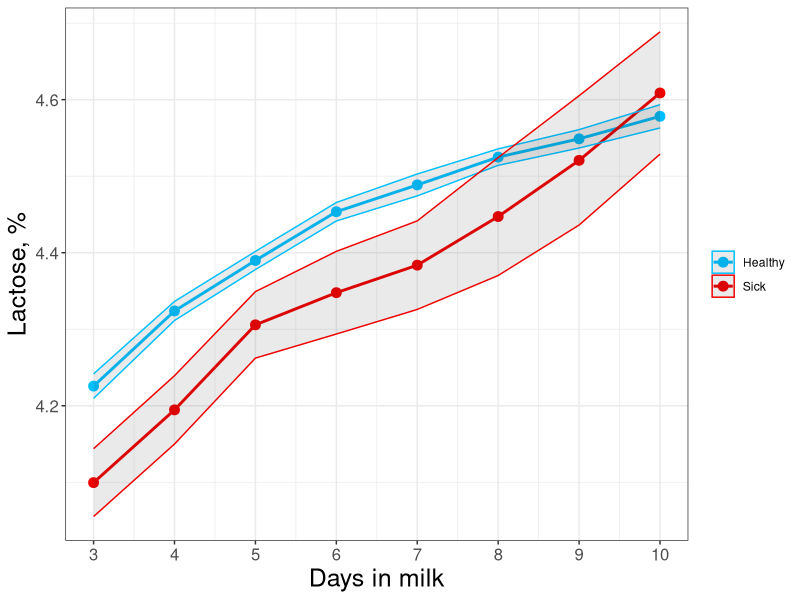
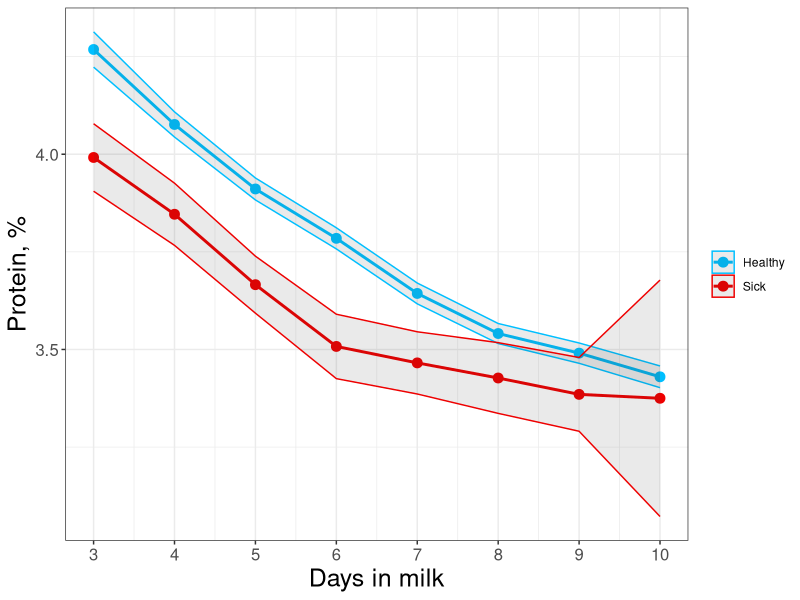
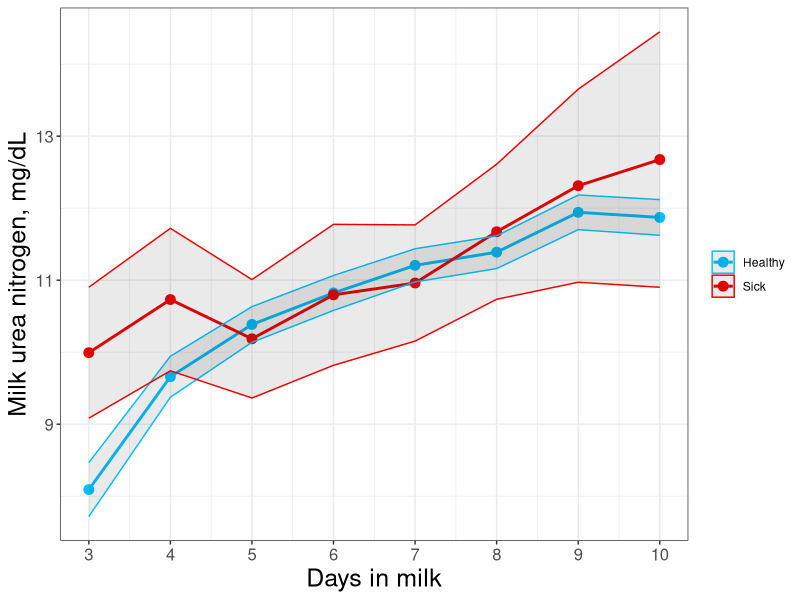
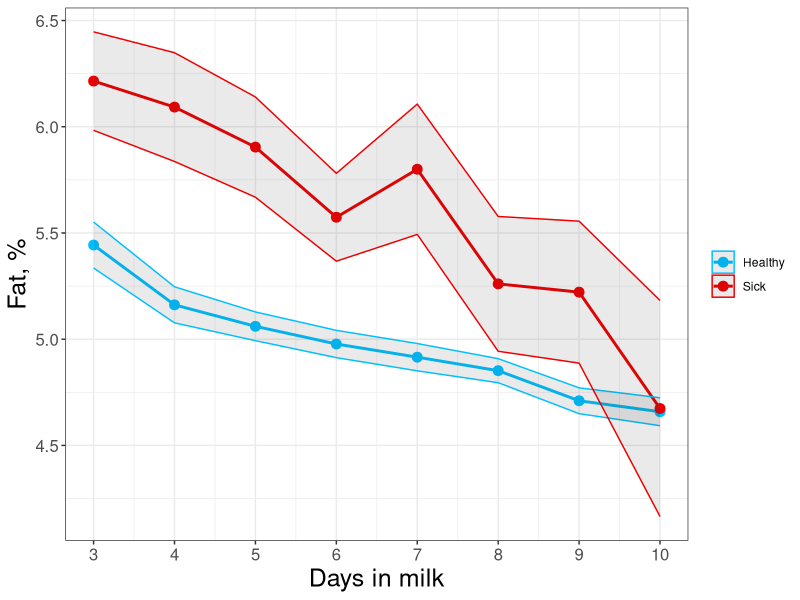
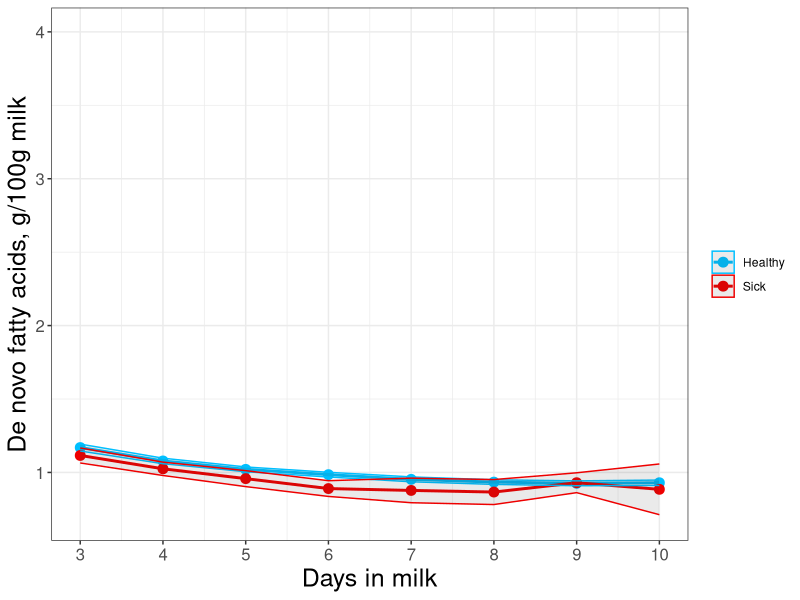
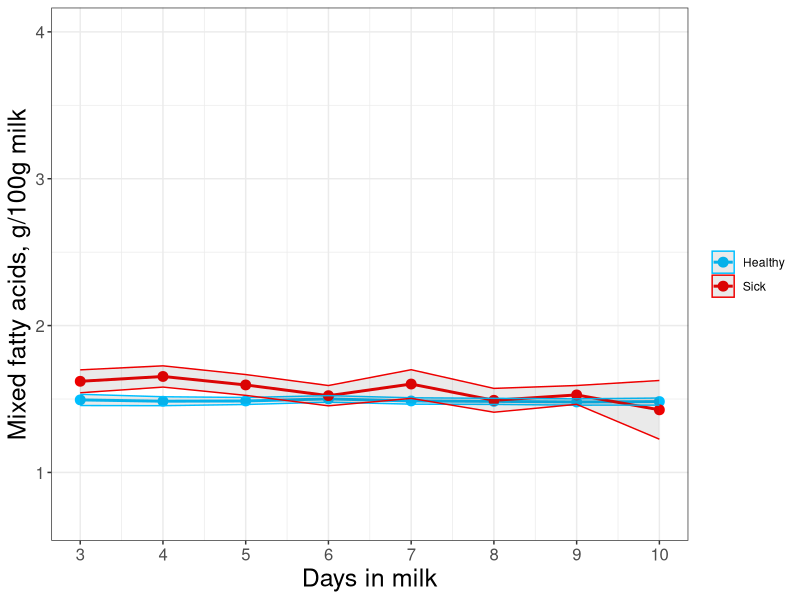
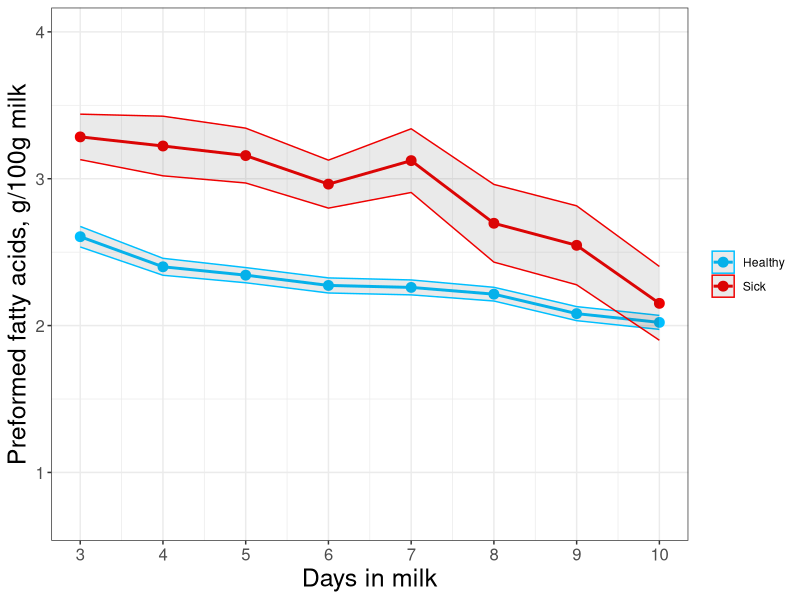
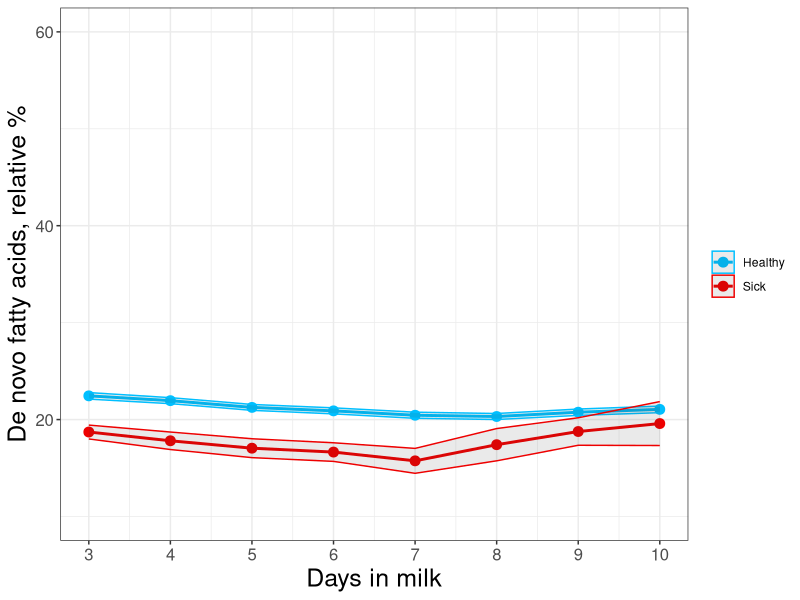

Write R code to recreate these figures, in order.
# Final comparison figure production for modeling paper
# Author: Eric Teplitz


# Formatting settings for figures -----------------------------------------

image.width = 8
image.height = 5



# Importing, cleaning, and data modification ------------------------------

library(tidyr)
library(dplyr)
library(ggplot2)
library(readr)

df <- read_csv("FINAL dataset.csv")


# Here, I filter the dataset to only include the relevant variables (cow ID, potential predictors, health events) and restrict the dataset to the timepoints 3-10 DIM. I also remove 7 jersey cows from the dataset.
df = df %>% 
  select(cow_id, dim, milkweightlbs, parity, dim_met, dim_da, dim_ket, dim_cull, dim_mast, lactose, protein, mun, fatb70a30, denovofa, mixedfa, preformedfa, dnrel, mixrel, pfrel, c160, c180, c181c9, acetone, nefaPREDICTED, bhbPREDICTED) %>% 
  filter(dim<=10 & dim>=3) %>% 
  filter(cow_id != 30351 & cow_id != 38267 & cow_id != 38469 & cow_id != 38836 & cow_id != 60614 & cow_id != 60619 & cow_id != 60630)

# This creates binary variables for health outcomes. We only want to consider illness within the first 14 days because that is when most cows leave the pen of concern. A cow is therefore considered "sick" if it has metritis, ketosis, or DA.
df$metritis = 0; df$metritis[!is.na(df$dim_met) & df$dim_met <= 14] = 1
df$DA = 0; df$DA[!is.na(df$dim_da) & df$dim_da <= 14] = 1
df$ketosis = 0; df$ketosis[!is.na(df$dim_ket) & df$dim_ket <= 14] = 1
df$cull = 0; df$cull[!is.na(df$dim_cull)] = 1
df$mastitis = 0; df$mastitis[!is.na(df$dim_mast)] = 1
df$sick= 0; df$sick[df$metritis + df$DA + df$ketosis != 0] = 1
df$multiparous = 0; df$multiparous[df$parity>1] = 1
df$multiparous = as.factor(df$multiparous)


### Removes milk collections from dataset after they get sick (from ketosis, DA, metritis, or mastitis). We suspect that the milk composition will be disrupted, and we only are interested in predicting health outcomes from samples taken before they are diagnosed as sick. Mastitis is not a health outcome of concern for this study, but we highly suspect it will significantly impact milk composition.
df = df %>% 
  filter( (dim<=dim_ket | is.na(dim_ket)) &
            (dim<=dim_da | is.na(dim_da)) &
            (dim<=dim_met | is.na(dim_met)) &
            (dim<=dim_mast | is.na(dim_mast)) )


#
#
#
#

### End of initial data modification





# Lactose -----------------------------------------------------------------

df$sick = as.factor(df$sick)
levels(df$sick) = c("Healthy", "Sick")

# Lactose
dta = df %>% 
  group_by(dim, sick) %>% 
  summarise(se = sd(lactose) / sqrt(n()), lactose = mean(lactose))

lactose.plot = ggplot(data = dta, aes(x = dim, y = lactose, color = sick, group = sick)) +
  geom_line(size = 1) +
  geom_point(size = 3) +
  geom_ribbon(aes(ymin = dta$lactose - 1.96*dta$se, ymax = dta$lactose + 1.96*dta$se), alpha = 0.1) +
  xlab("Days in milk") + ylab("Lactose, %") + labs(color=NULL) +
  scale_x_continuous(breaks = 3:10) +
  scale_color_manual(values=c("deepskyblue", "red2")) +
  theme_bw() +
  theme(axis.text = element_text(size = 12), 
        axis.title = element_text(size=18))

ggsave(plot = lactose.plot, filename = "figures-and-final-scripts/modeling-paper/figures/lactose.png", width = image.width, height = image.height)






# Protein -----------------------------------------------------------------

# Protein
dta = df %>% 
  group_by(dim, sick) %>% 
  summarise(se = sd(protein) / sqrt(n()), protein = mean(protein))

protein.plot = ggplot(data = dta, aes(x = dim, y = protein, color = sick, group = sick)) +
  geom_line(size = 1) +
  geom_point(size = 3) +
  geom_ribbon(aes(ymin = dta$protein - 1.96*dta$se, ymax = dta$protein + 1.96*dta$se), alpha = 0.1) +
  xlab("Days in milk") + ylab("Protein, %") + labs(color=NULL) +
  scale_x_continuous(breaks = 3:10) +
  scale_color_manual(values=c("deepskyblue", "red2")) +
  theme_bw() +
  theme(axis.text = element_text(size = 12), 
        axis.title = element_text(size=18))

ggsave(plot = protein.plot, filename = "figures-and-final-scripts/modeling-paper/figures/protein.png", width = image.width, height = image.height)






# Milk urea nitrogen ------------------------------------------------------

# MUN
dta = df %>% 
  group_by(dim, sick) %>% 
  summarise(se = sd(mun) / sqrt(n()), mun = mean(mun))

mun.plot = ggplot(data = dta, aes(x = dim, y = mun, color = sick, group = sick)) +
  geom_line(size = 1) +
  geom_point(size = 3) +
  geom_ribbon(aes(ymin = dta$mun - 1.96*dta$se, ymax = dta$mun + 1.96*dta$se), alpha = 0.1) +
  xlab("Days in milk") + ylab("Milk urea nitrogen, mg/dL") + labs(color=NULL) +
  scale_x_continuous(breaks = 3:10) +
  scale_color_manual(values=c("deepskyblue", "red2")) +
  theme_bw() +
  theme(axis.text = element_text(size = 12), 
        axis.title = element_text(size=18))

ggsave(plot = mun.plot, filename = "figures-and-final-scripts/modeling-paper/figures/mun.png", width = image.width, height = image.height)





# Fat ---------------------------------------------------------------------

# Fat
dta = df %>% 
  group_by(dim, sick) %>% 
  summarise(se = sd(fatb70a30) / sqrt(n()), fatb70a30 = mean(fatb70a30))

fat.plot = ggplot(data = dta, aes(x = dim, y = fatb70a30, color = sick, group = sick)) +
  geom_line(size = 1) +
  geom_point(size = 3) +
  geom_ribbon(aes(ymin = dta$fatb70a30 - 1.96*dta$se, ymax = dta$fatb70a30 + 1.96*dta$se), alpha = 0.1) +
  xlab("Days in milk") + ylab("Fat, %") + labs(color=NULL) +
  scale_x_continuous(breaks = 3:10) +
  scale_color_manual(values=c("deepskyblue", "red2")) +
  theme_bw() +
  theme(axis.text = element_text(size = 12), 
        axis.title = element_text(size=18))

ggsave(plot = fat.plot, filename = "figures-and-final-scripts/modeling-paper/figures/fat.png", width = image.width, height = image.height)





# De novo fatty acids -----------------------------------------------------

# De Novo FA (0.7 to 3.5)
dta = df %>% 
  group_by(dim, sick) %>% 
  summarise(se = sd(denovofa) / sqrt(n()), denovofa = mean(denovofa))

denovo.plot = ggplot(data = dta, aes(x = dim, y = denovofa, color = sick, group = sick)) +
  geom_line(size = 1) +
  geom_point(size = 3) +
  geom_ribbon(aes(ymin = dta$denovofa - 1.96*dta$se, ymax = dta$denovofa + 1.96*dta$se), alpha = 0.1) +
  xlab("Days in milk") + ylab("De novo fatty acids, g/100g milk") + labs(color=NULL) + ylim(0.7,4) +
  scale_x_continuous(breaks = 3:10) +
  scale_color_manual(values=c("deepskyblue", "red2")) +
  theme_bw() +
  theme(axis.text = element_text(size = 12), 
        axis.title = element_text(size=18))

ggsave(plot = denovo.plot, filename = "figures-and-final-scripts/modeling-paper/figures/denovo.png", width = image.width, height = image.height)





# Mixed fatty acids -------------------------------------------------------

# Mixed FA
dta = df %>% 
  group_by(dim, sick) %>% 
  summarise(se = sd(mixedfa) / sqrt(n()), mixedfa = mean(mixedfa))

mixed.plot = ggplot(data = dta, aes(x = dim, y = mixedfa, color = sick, group = sick)) +
  geom_line(size = 1) +
  geom_point(size = 3) +
  geom_ribbon(aes(ymin = dta$mixedfa - 1.96*dta$se, ymax = dta$mixedfa + 1.96*dta$se), alpha = 0.1) +
  xlab("Days in milk") + ylab("Mixed fatty acids, g/100g milk") + labs(color=NULL) + ylim(0.7,4) +
  scale_x_continuous(breaks = 3:10) +
  scale_color_manual(values=c("deepskyblue", "red2")) +
  theme_bw() +
  theme(axis.text = element_text(size = 12), 
        axis.title = element_text(size=18))

ggsave(plot = mixed.plot, filename = "figures-and-final-scripts/modeling-paper/figures/mixed.png", width = image.width, height = image.height)





# Preformed fatty acids ---------------------------------------------------

# Preformed FA
dta = df %>% 
  group_by(dim, sick) %>% 
  summarise(se = sd(preformedfa) / sqrt(n()), preformedfa = mean(preformedfa))

preformed.plot = ggplot(data = dta, aes(x = dim, y = preformedfa, color = sick, group = sick)) +
  geom_line(size = 1) +
  geom_point(size = 3) +
  geom_ribbon(aes(ymin = dta$preformedfa - 1.96*dta$se, ymax = dta$preformedfa + 1.96*dta$se), alpha = 0.1) +
  xlab("Days in milk") + ylab("Preformed fatty acids, g/100g milk") + labs(color=NULL) + ylim(0.7,4) +
  scale_x_continuous(breaks = 3:10) +
  scale_color_manual(values=c("deepskyblue", "red2")) +
  theme_bw() +
  theme(axis.text = element_text(size = 12), 
        axis.title = element_text(size=18))

ggsave(plot = preformed.plot, filename = "figures-and-final-scripts/modeling-paper/figures/preformed.png", width = image.width, height = image.height)





# Rel. % De Novo fatty acids ----------------------------------------------

# Relative % of De Novo FA
dta = df %>% 
  group_by(dim, sick) %>% 
  summarise(se = sd(dnrel) / sqrt(n()), dnrel = mean(dnrel))

reldenovo.plot = ggplot(data = dta, aes(x = dim, y = dnrel, color = sick, group = sick)) +
  geom_line(size = 1) +
  geom_point(size = 3) +
  geom_ribbon(aes(ymin = dta$dnrel - 1.96*dta$se, ymax = dta$dnrel + 1.96*dta$se), alpha = 0.1) +
  xlab("Days in milk") + ylab("De novo fatty acids, relative %") + labs(color=NULL) + ylim(10,60) +
  scale_x_continuous(breaks = 3:10) +
  scale_color_manual(values=c("deepskyblue", "red2")) +
  theme_bw() +
  theme(axis.text = element_text(size = 12), 
        axis.title = element_text(size=18))

ggsave(plot = reldenovo.plot, filename = "figures-and-final-scripts/modeling-paper/figures/rel_denovo.png", width = image.width, height = image.height)





# Rel. % mixed fatty acids ------------------------------------------------

# Relative % of Mixed FA
dta = df %>% 
  group_by(dim, sick) %>% 
  summarise(se = sd(mixrel) / sqrt(n()), mixrel = mean(mixrel))

relmixed.plot = ggplot(data = dta, aes(x = dim, y = mixrel, color = sick, group = sick)) +
  geom_line(size = 1) +
  geom_point(size = 3) +
  geom_ribbon(aes(ymin = dta$mixrel - 1.96*dta$se, ymax = dta$mixrel + 1.96*dta$se), alpha = 0.1) +
  xlab("Days in milk") + ylab("Mixed fatty acids, relative %") + labs(color=NULL) + ylim(10,60) + 
  scale_x_continuous(breaks = 3:10) +
  scale_color_manual(values=c("deepskyblue", "red2")) +
  theme_bw() +
  theme(axis.text = element_text(size = 12), 
        axis.title = element_text(size=18))

ggsave(plot = relmixed.plot, filename = "figures-and-final-scripts/modeling-paper/figures/rel_mixed.png", width = image.width, height = image.height)





# Rel. % preformed fatty acids --------------------------------------------

# Relative % of Preformed FA
dta = df %>% 
  group_by(dim, sick) %>% 
  summarise(se = sd(pfrel) / sqrt(n()), pfrel = mean(pfrel))

relpreformed.plot = ggplot(data = dta, aes(x = dim, y = pfrel, color = sick, group = sick)) +
  geom_line(size = 1) +
  geom_point(size = 3) +
  geom_ribbon(aes(ymin = dta$pfrel - 1.96*dta$se, ymax = dta$pfrel + 1.96*dta$se), alpha = 0.1) +
  xlab("Days in milk") + ylab("Preformed fatty acids, relative %") + labs(color=NULL) + ylim(10,60) + 
  scale_x_continuous(breaks = 3:10) +
  scale_color_manual(values=c("deepskyblue", "red2")) +
  theme_bw() +
  theme(axis.text = element_text(size = 12), 
        axis.title = element_text(size=18))

ggsave(plot = relpreformed.plot, filename = "figures-and-final-scripts/modeling-paper/figures/rel_preformed.png", width = image.width, height = image.height)





# C16:0 -------------------------------------------------------------------

# c160 (0.6 - 1.7)
dta = df %>% 
  group_by(dim, sick) %>% 
  summarise(se = sd(c160) / sqrt(n()), c160 = mean(c160))

c160.plot = ggplot(data = dta, aes(x = dim, y = c160, color = sick, group = sick)) +
  geom_line(size = 1) +
  geom_point(size = 3) +
  geom_ribbon(aes(ymin = dta$c160 - 1.96*dta$se, ymax = dta$c160 + 1.96*dta$se), alpha = 0.1) +
  xlab("Days in milk") + ylab("C16:0, g/100g milk") + labs(color=NULL) + ylim(0.5,2) +
  scale_x_continuous(breaks = 3:10) +
  scale_color_manual(values=c("deepskyblue", "red2")) +
  theme_bw() +
  theme(axis.text = element_text(size = 12), 
        axis.title = element_text(size=18))

ggsave(plot = c160.plot, filename = "figures-and-final-scripts/modeling-paper/figures/c160.png", width = image.width, height = image.height)





# C18:0 -------------------------------------------------------------------

# c180
dta = df %>% 
  group_by(dim, sick) %>% 
  summarise(se = sd(c180) / sqrt(n()), c180 = mean(c180))

c180.plot = ggplot(data = dta, aes(x = dim, y = c180, color = sick, group = sick)) +
  geom_line(size = 1) +
  geom_point(size = 3) +
  geom_ribbon(aes(ymin = dta$c180 - 1.96*dta$se, ymax = dta$c180 + 1.96*dta$se), alpha = 0.1) +
  xlab("Days in milk") + ylab("C18:0, g/100g milk") + labs(color=NULL) + ylim(0.5,2) +
  scale_x_continuous(breaks = 3:10) +
  scale_color_manual(values=c("deepskyblue", "red2")) +
  theme_bw() +
  theme(axis.text = element_text(size = 12), 
        axis.title = element_text(size=18))

ggsave(plot = c180.plot, filename = "figures-and-final-scripts/modeling-paper/figures/c180.png", width = image.width, height = image.height)





# C18:1 cis-9 -------------------------------------------------------------

# c181c9
dta = df %>% 
  group_by(dim, sick) %>% 
  summarise(se = sd(c181c9) / sqrt(n()), c181c9 = mean(c181c9))

c181c9.plot = ggplot(data = dta, aes(x = dim, y = c181c9, color = sick, group = sick)) +
  geom_line(size = 1) +
  geom_point(size = 3) +
  geom_ribbon(aes(ymin = dta$c181c9 - 1.96*dta$se, ymax = dta$c181c9 + 1.96*dta$se), alpha = 0.1) +
  xlab("Days in milk") + ylab("C18:1 cis-9, g/100g milk") + labs(color=NULL) + ylim(0.5,2) + 
  scale_x_continuous(breaks = 3:10) +
  scale_color_manual(values=c("deepskyblue", "red2")) +
  theme_bw() +
  theme(axis.text = element_text(size = 12), 
        axis.title = element_text(size=18))

ggsave(plot = c181c9.plot, filename = "figures-and-final-scripts/modeling-paper/figures/c181c9.png", width = image.width, height = image.height)





# Acetone -----------------------------------------------------------------

# Acetone
dta = df %>% 
  group_by(dim, sick) %>% 
  summarise(se = sd(acetone) / sqrt(n()), acetone = mean(acetone))

acetone.plot = ggplot(data = dta, aes(x = dim, y = acetone, color = sick, group = sick)) +
  geom_line(size = 1) +
  geom_point(size = 3) +
  geom_ribbon(aes(ymin = dta$acetone - 1.96*dta$se, ymax = dta$acetone + 1.96*dta$se), alpha = 0.1) +
  xlab("Days in milk") + ylab("Acetone, mmol/L") + labs(color=NULL) +
  scale_x_continuous(breaks = 3:10) +
  scale_color_manual(values=c("deepskyblue", "red2")) +
  theme_bw() +
  theme(axis.text = element_text(size = 12), 
        axis.title = element_text(size=18))

ggsave(plot = acetone.plot, filename = "figures-and-final-scripts/modeling-paper/figures/acetone.png", width = image.width, height = image.height)





# Predicted blood NEFA ----------------------------------------------------

# nefaPREDICTED
df.scaled.nefa = df %>% 
  mutate(nefaPREDICTED = nefaPREDICTED/1000)

dta = df.scaled.nefa %>% 
  group_by(dim, sick) %>% 
  summarise(se = sd(nefaPREDICTED) / sqrt(n()), nefaPREDICTED = mean(nefaPREDICTED))

nefa.plot = ggplot(data = dta, aes(x = dim, y = nefaPREDICTED, color = sick, group = sick)) +
  geom_line(size = 1) +
  geom_point(size = 3) +
  geom_ribbon(aes(ymin = dta$nefaPREDICTED - 1.96*dta$se, ymax = dta$nefaPREDICTED + 1.96*dta$se), alpha = 0.1) +
  xlab("Days in milk") + ylab("Predicted blood NEFA, mmol/L") + labs(color=NULL) +
  scale_x_continuous(breaks = 3:10) +
  scale_color_manual(values=c("deepskyblue", "red2")) +
  theme_bw() +
  theme(axis.text = element_text(size = 12), 
        axis.title = element_text(size=18))

ggsave(plot = nefa.plot, filename = "figures-and-final-scripts/modeling-paper/figures/nefa.png", width = image.width, height = image.height)





# BHB ---------------------------------------------------------------------

#bhbPREDICTED


dta = df %>% 
  group_by(dim, sick) %>% 
  summarise(se = sd(bhbPREDICTED) / sqrt(n()), bhbPREDICTED = mean(bhbPREDICTED))

bhb.plot = ggplot(data = dta, aes(x = dim, y = bhbPREDICTED, color = sick, group = sick)) +
  geom_line(size = 1) +
  geom_point(size = 3) +
  geom_ribbon(aes(ymin = dta$bhbPREDICTED - 1.96*dta$se, ymax = dta$bhbPREDICTED + 1.96*dta$se), alpha = 0.1) +
  xlab("Days in milk") + ylab("BHB, mmol/L") + labs(color=NULL) +
  scale_x_continuous(breaks = 3:10) +
  scale_color_manual(values=c("deepskyblue", "red2")) +
  theme_bw() +
  theme(axis.text = element_text(size = 12), 
        axis.title = element_text(size=18))

ggsave(plot = bhb.plot, filename = "figures-and-final-scripts/modeling-paper/figures/bhb.png", width = image.width, height = image.height)


